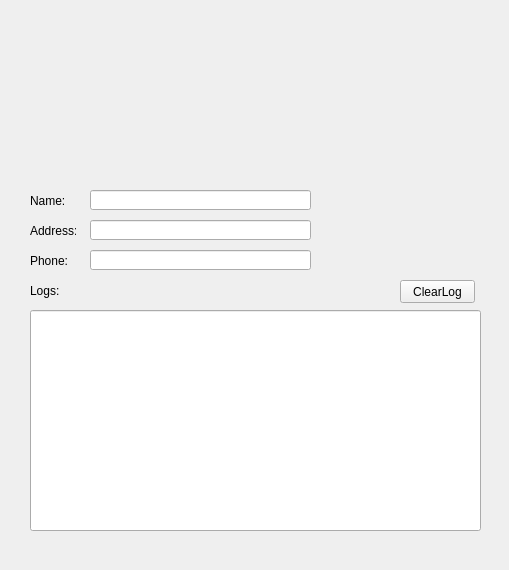
<?xml version="1.0" encoding="UTF-8"?>
<ui version="4.0">
 <class>Form</class>
 <widget class="QWidget" name="Form">
  <property name="geometry">
   <rect>
    <x>0</x>
    <y>0</y>
    <width>509</width>
    <height>570</height>
   </rect>
  </property>
  <property name="windowTitle">
   <string>Form</string>
  </property>
  <widget class="QLabel" name="label_profile">
   <property name="geometry">
    <rect>
     <x>30</x>
     <y>40</y>
     <width>131</width>
     <height>131</height>
    </rect>
   </property>
   <property name="text">
    <string/>
   </property>
  </widget>
  <widget class="QLineEdit" name="lineEdit_name">
   <property name="geometry">
    <rect>
     <x>90</x>
     <y>190</y>
     <width>221</width>
     <height>20</height>
    </rect>
   </property>
  </widget>
  <widget class="QLabel" name="label_name">
   <property name="geometry">
    <rect>
     <x>30</x>
     <y>190</y>
     <width>46</width>
     <height>21</height>
    </rect>
   </property>
   <property name="text">
    <string>Name:</string>
   </property>
  </widget>
  <widget class="QLineEdit" name="lineEdit_add">
   <property name="geometry">
    <rect>
     <x>90</x>
     <y>220</y>
     <width>221</width>
     <height>20</height>
    </rect>
   </property>
  </widget>
  <widget class="QLabel" name="label_add">
   <property name="geometry">
    <rect>
     <x>30</x>
     <y>220</y>
     <width>46</width>
     <height>21</height>
    </rect>
   </property>
   <property name="text">
    <string>Address:</string>
   </property>
  </widget>
  <widget class="QLineEdit" name="lineEdit_phone">
   <property name="geometry">
    <rect>
     <x>90</x>
     <y>250</y>
     <width>221</width>
     <height>20</height>
    </rect>
   </property>
  </widget>
  <widget class="QLabel" name="label_phone">
   <property name="geometry">
    <rect>
     <x>30</x>
     <y>250</y>
     <width>46</width>
     <height>21</height>
    </rect>
   </property>
   <property name="text">
    <string>Phone:</string>
   </property>
  </widget>
  <widget class="QLineEdit" name="lineEdit_logs">
   <property name="geometry">
    <rect>
     <x>30</x>
     <y>310</y>
     <width>451</width>
     <height>221</height>
    </rect>
   </property>
  </widget>
  <widget class="QLabel" name="label_logs">
   <property name="geometry">
    <rect>
     <x>30</x>
     <y>280</y>
     <width>46</width>
     <height>21</height>
    </rect>
   </property>
   <property name="text">
    <string>Logs:</string>
   </property>
  </widget>
  <widget class="QPushButton" name="pushButton_clear">
   <property name="geometry">
    <rect>
     <x>400</x>
     <y>280</y>
     <width>75</width>
     <height>23</height>
    </rect>
   </property>
   <property name="text">
    <string>ClearLog</string>
   </property>
  </widget>
 </widget>
 <resources/>
 <connections/>
</ui>
